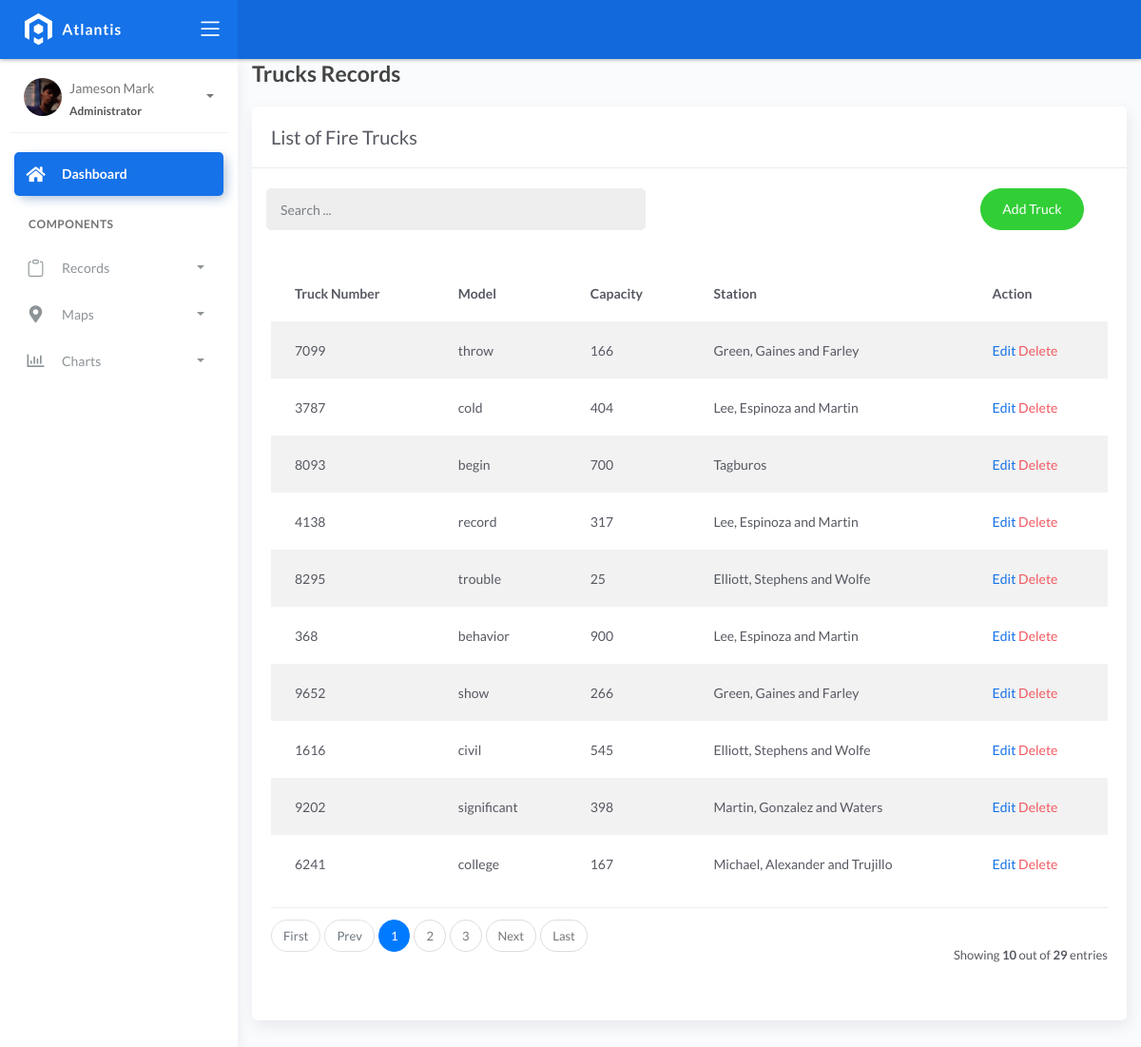
/firetrucks/, run on the app's committed database.
### fire/models.py (models this page shows)
class BaseModel(models.Model):
    created_at = models.DateTimeField(auto_now_add=True, db_index=True)
    updated_at = models.DateTimeField(auto_now=True)
    class Meta:
        abstract = True

class FireTruck(BaseModel):
    truck_number = models.CharField(max_length=150)
    model = models.CharField(max_length=150)
    capacity = models.CharField(max_length=150)  # water
    station = models.ForeignKey(FireStation, on_delete=models.CASCADE)

class FireStation(BaseModel):
    name = models.CharField(max_length=150)
    latitude = models.DecimalField(
        max_digits=22, decimal_places=16, null=True, blank=True)
    longitude = models.DecimalField(
        max_digits=22, decimal_places=16, null=True, blank=True)
    address = models.CharField(max_length=150)
    city = models.CharField(max_length=150)
    country = models.CharField(max_length=150)
    def __str__(self):
        return self.name

### fire/views.py (the view)
# urls.py: path('firetrucks/', firetruckListView.as_view(), name='fire-truck'),
class firetruckListView(ListView):
    model = FireTruck
    template_name = 'fire_truck.html'
    context_object_name = 'FireTrucks'
    success_url = reverse_lazy('fire-truck')
    paginate_by = 10

### templates/fire_truck.html (shortened to what this page needs)
{% extends 'base.html' %}
{% load static %}
{% block content %}
<div class="content">
    <div class="container-fluid">
        <h4 class="page-title">Trucks Records</h4>
        <div class="row">
            <div class="col-md-12">
                <div class="card">
                    <div class="card-header">
                        <div class="card-title">List of Fire Trucks</div>
                    </div>
                    <br />
                        <div class="col-md-12 row">
                            <div class="col-md-6">
                                <form class="navbar-form nav-search mr-md-3" action="">
                                    <div class="input-group">
                                        <input type="text" placeholder="Search ..." class="form-control" name="q" />
                                        <div class="input-group-append">
                                            <span class="input-group-text">
                                            </span>
                                        </div>
                                    </div>
                                </form>
                            </div>
                            <div class="col-md-6">
                                <div class="pull-right">
                                    <a href="{% url 'truck-add' %}" class="btn btn-success btn-rounded">Add Truck</a>
                                </div>
                            </div>
                        </div>
                    <div class="card-body">
                        <table class="table table-striped mt-3">
                            <thead>
                                <tr>
                                    <th>Truck Number</th>
                                    <th>Model</th>
                                    <th>Capacity</th>
                                    <th>Station</th>
                                    <th>Action</th>
                                </tr>
                            </thead>
                                <tbody>
                                    {% for truck in FireTrucks %}
                                        <tr>
                                            <td>{{ truck.truck_number }}</td>
                                            <td>{{ truck.model }}</td>
                                            <td>{{ truck.capacity }}</td>
                                            <td>{{ truck.station }}</td>
                                            <td>
                                                <a href="{% url 'truck-update' truck.pk %}">Edit</a>
                                                <a href="{% url 'truck-delete' truck.pk %}" class="text-danger">Delete</a>
                                            </td>
                                        </tr>
                                    {% endfor %}
                                </tbody>
                        </table>
                        {% include 'includes/pagination.html' %}
                    </div>
                </div>
            </div>
        </div>
    </div>
</div>
{% endblock %}

### data on the page
FireTruck: truck_number "7099", model "throw", capacity "166", station "Green, Gaines and Farley"
FireTruck: truck_number "3787", model "cold", capacity "404", station "Lee, Espinoza and Martin"
FireTruck: truck_number "8093", model "begin", capacity "700", station "Tagburos"
FireTruck: truck_number "4138", model "record", capacity "317", station "Lee, Espinoza and Martin"
FireTruck: truck_number "8295", model "trouble", capacity "25", station "Elliott, Stephens and Wolfe"
FireTruck: truck_number "368", model "behavior", capacity "900", station "Lee, Espinoza and Martin"
FireTruck: truck_number "9652", model "show", capacity "266", station "Green, Gaines and Farley"
FireTruck: truck_number "1616", model "civil", capacity "545", station "Elliott, Stephens and Wolfe"
FireTruck: truck_number "9202", model "significant", capacity "398", station "Martin, Gonzalez and Waters"
FireTruck: truck_number "6241", model "college", capacity "167", station "Michael, Alexander and Trujillo"

### other printed values
{{ page_num }} "1"
{{ page_num }} "2" "3"
{{ object_list.count }} "10"
{{ paginator.count }} "29"
